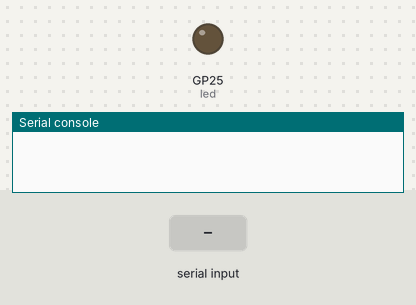
Bench run of a program on a simulated Raspberry Pi Pico running MicroPython. Shown: output pins drawn as LEDs (lit = HIGH), the last lines printed to the serial console. The test bench sets the inputs (shaded band).

Above: at 1.2 s.
1.3 s: "1" typed at the serial console
At 2.5 s:
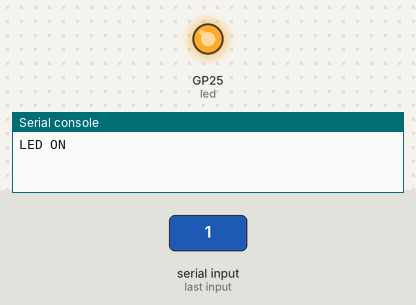
2.8 s: "0" typed at the serial console
At 3.6 s:
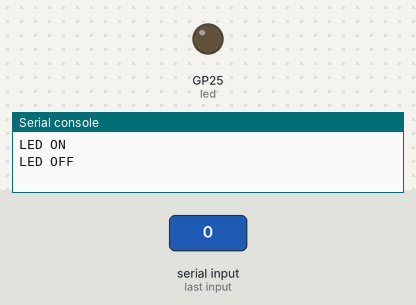
Timing chart, 0 to 5.8 s (numbered marks = the images above; inputs shaded):
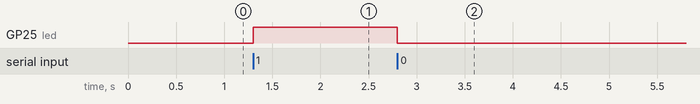

The program:

onboardLedSerialCtrl.py
```python
import machine
import sys

led = machine.Pin(25, machine.Pin.OUT)  # Onboard LED for Raspberry Pi Pico

while True:
    command = sys.stdin.read(1)  # Read 1 character from serial input
    if command == "1":
        led.value(1)
        print("LED ON")
    elif command == "0":
        led.value(0)
        print("LED OFF")
```

Measured:
- after the input at 1.3 s, GP25 (led): LOW → HIGH at once
- after the input at 2.8 s, GP25 (led): HIGH → LOW at once
